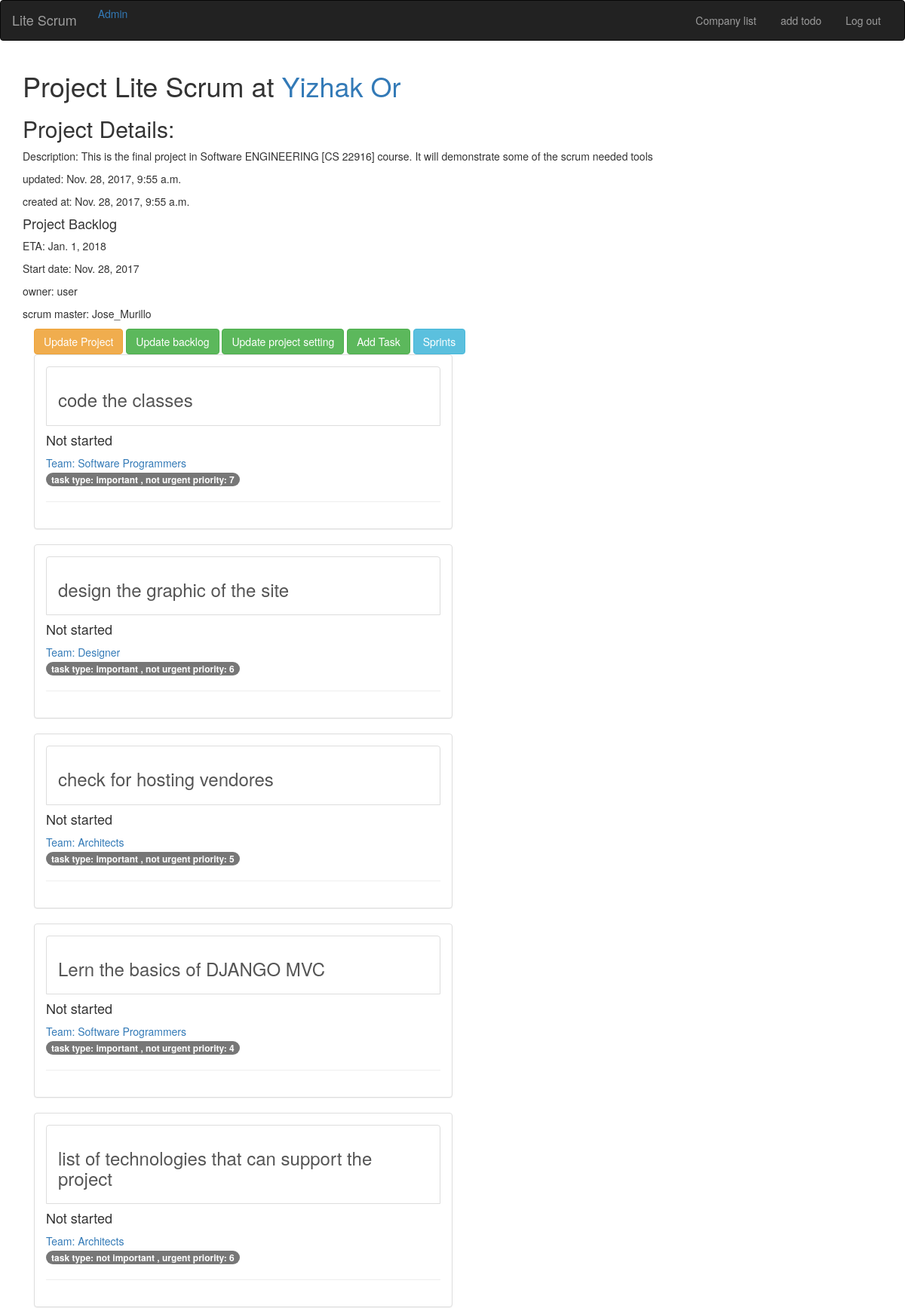
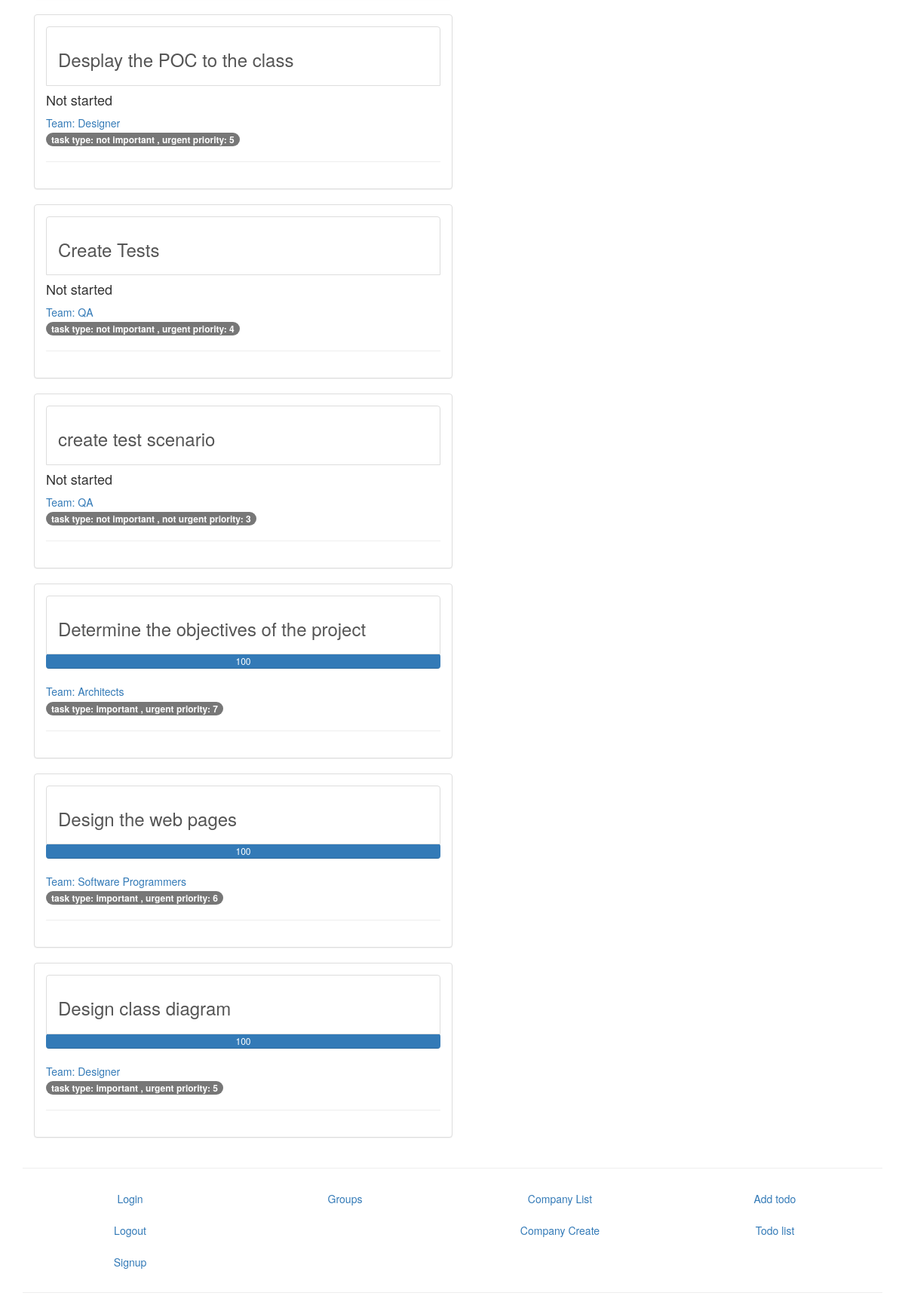
Screenshot of /project/4/ (signed in) with the database file from the repository (2 pictures, top to bottom).
### project/models.py (models this page shows, shortened)
class Project(models.Model):
    company = models.ForeignKey(Company, related_name='projects')
    name = models.CharField(max_length=250)
    description = models.TextField(default='', blank=True)
    update = models.DateTimeField(auto_now=False, auto_now_add=True)
    timestamp = models.DateTimeField(auto_now=True, auto_now_add=False)
    class Meta:
        unique_together = ('name', 'company')

class ProjectBacklog(models.Model):
    project = models.OneToOneField(Project, related_name="projectBacklog")
    ETA = models.DateField()
    project_owner = models.ForeignKey(User, related_name="projectBacklogOwner")
    scrum_master = models.ForeignKey(User, related_name="projectBacklogSM")
    start_date = models.DateField(verbose_name='start date', default=timezone.now)

### company/models.py (models this page shows, shortened)
class Company(models.Model):
    name = models.CharField(max_length=40, unique=True)
    def __str__(self):
        return self.name
    class Meta:
        ordering = ['name']
        unique_together = ('name',)

### task/models.py (models this page shows, shortened)
class Task(models.Model):
    projectBacklog = models.ForeignKey(ProjectBacklog, related_name="tasksInBacklogs")
    name = models.CharField(max_length=200)
    description = models.TextField(blank=True, default='',verbose_name="User Story")
    priority = models.IntegerField(validators=[MaxValueValidator(10), MinValueValidator(0)],default=5)
    task_type = models.ForeignKey(CoveyMatrix, default=2, related_name="taskcovmat" )
    is_sub_task = models.BooleanField(default=False)
    parent_task = models.ForeignKey('Task', blank=True, null=True,related_name="parent")
    link_task = models.ForeignKey('Task', blank=True, null=True, related_name="link")
    team = models.ForeignKey(Group, blank=True, null=True, related_name="group", verbose_name="Team")
    presentage_complete = models.IntegerField(
        validators=[MaxValueValidator(10), MinValueValidator(0)], verbose_name="%completed", default=0)
    task_completed = models.BooleanField(default=False)
    estimated_time =models.IntegerField(validators=[MinValueValidator(0)])
    acutal_time = models.IntegerField(blank=True,null=True ,validators=[MinValueValidator(0)])
    class Meta:
        ordering = ('task_completed', 'task_type','-priority')

### groups/models.py (models this page shows, shortened)
class Group(models.Model):
    name = models.CharField(max_length=255, unique=True)
    slug = models.SlugField(allow_unicode=True, unique=True)
    description = models.TextField(blank=True, default='')
    description_html = models.TextField(editable=False, default='', blank=True)
    members = models.ManyToManyField(User,through="GroupMember")
    company = models.ForeignKey(Company, related_name="groupcompany")
    class Meta:
        unique_together= ('name', 'company')
        ordering = ('name')
    def __str__(self):
        return self.name
    class Meta:
        ordering = ["name"]

### covey/models.py (models this page shows)
class CoveyMatrix(models.Model):
    name = models.CharField(max_length=30)
    def __str__(self):
        return "{}".format(self.name)
    class Meta:
        unique_together = ('name',)

### project/views.py (the view)
# urls.py: url(r'^(?P<pk>\d+)/$',views.ProjectDetailView.as_view(),name='detail'),
class ProjectDetailView(DetailView):
    context_object_name = 'project_details'
    model = models.Project
    template_name = 'project/project_detail.html'

### project/templates/project/project_detail.html
{% extends "project/project_base.html" %}
{% block cont %}
    <h1>Project {{ project_details.name }} at
        <a href="{% url 'company:detail' pk=project_details.company.pk %}"> {{ project_details.company }}</a></h1>
    <h2>Project Details:</h2>
    <p>Description: {{ project_details.description }}</p>
    <p>updated: {{ project_details.timestamp }}</p>
    <p>created at: {{ project_details.update }}
    <h4>Project Backlog</h4>
    {% if project_details.projectBacklog.ETA %}
        <p>ETA: {{ project_details.projectBacklog.ETA }}</p>
        <p>Start date: {{ project_details.projectBacklog.start_date }}</p>
        <p>owner: {{ project_details.projectBacklog.project_owner }}</p>
        <p>scrum master: {{ project_details.projectBacklog.scrum_master }}</p>
    {% endif %}
    <div class="container">
        <a class='btn btn-warning' href="{% url 'project:update' pk=project_details.pk %}">Update Project</a>
        {% if project_details.projectBacklog %}
            <a class='btn btn-success' href="{% url 'project:blupdate' pk=project_details.projectBacklog.pk %}">Update
                backlog</a>
            {% if  project_details.projectBacklog.projectBacklogSetting%}
            <a class='btn btn-success' href="{% url 'project:updatesetting' pk=project_details.projectBacklog.projectBacklogSetting.pk %}">Update project setting</a>
            <a class='btn btn-success' href="{% url 'task:create' pk=project_details.projectBacklog.pk %}">Add Task</a>
            <a class="btn btn-info" href="{% url 'sprint:prjlist' pk=project_details.projectBacklog.pk%}">Sprints</a>
            {% else %}
            <a class='btn btn-success' href="{% url 'project:createsetting' pk=project_details.projectBacklog.pk %}">Project setting</a>
            {% endif %}
        {% else %}
            <a class='btn btn-success' href="{% url 'project:blcreate' pk=project_details.pk %}">Assign backlog</a>
        {% endif %}
    </div>
{% endblock %}
{% block post %}
    {% if project_details.projectBacklog %}
        {% if project_details.projectBacklog.tasksInBacklogs.all %}
            {% for task in  project_details.projectBacklog.tasksInBacklogs.all %}
                {% include 'task/_task.html' %}
            {% endfor %}
        {% endif %}
    {% endif %}
{% endblock %}

### task/templates/task/_task.html
{% include 'section_start.html' %}
<a class="list-group-item" href="{% url 'task:detail'  pk=task.pk %}">
    <h3>{{task.name}}</h3> </a>
{% if task.presentage_complete > 0 %}
    <div class="progress">
  <div class="progress-bar" role="progressbar" aria-valuenow="60" aria-valuemin="0" aria-valuemax="100"
       style="width: {{ task.presentage_complete}}%;">
    {{ task.presentage_complete }}
  </div>
</div>
    {% else %}
        <h4>Not started</h4>
    {% endif %}
<a href="{% url 'groups:single' slug=task.team.slug %}">Team: {{ task.team }}</a><br/>
<span class="badge">task type: {{ task.task_type }} priority: {{ task.priority }} </span>
<hr>
{% include 'section_end.html' %}

### templates/section_start.html
    <div class="container-fluid">
        <div class="row">
            <div class="col-sm-12 col-md-6">
                <div class="panel panel-default">
                    <div class="panel-body">

### rows the page displays
Project: name "Lite Scrum", company "Yizhak Or", description "This is the final project in Software ENGINEERING [CS 22916] course. It will demonstrate some of the scrum needed tools", timestamp "Nov. 28, 2017, 9:55 a.m.", update "Nov. 28, 2017, 9:55 a.m.", projectBacklog.ETA "Jan. 1, 2018", projectBacklog.start_date "Nov. 28, 2017", projectBacklog.project_owner "user", projectBacklog.scrum_master "Jose_Murillo"
Task: name "code the classes", presentage_complete "Not started", team "Software Programmers", task_type "important , not urgent", priority "7"
Task: name "design the graphic of the site", presentage_complete "Not started", team "Designer", task_type "important , not urgent", priority "6"
Task: name "check for hosting vendores", presentage_complete "Not started", team "Architects", task_type "important , not urgent", priority "5"
Task: name "Lern the basics of DJANGO MVC", presentage_complete "Not started", team "Software Programmers", task_type "important , not urgent", priority "4"
Task: name "list of technologies that can support the project", presentage_complete "Not started", team "Architects", task_type "not important , urgent", priority "6"
Task: name "Desplay the POC to the class", presentage_complete "Not started", team "Designer", task_type "not important , urgent", priority "5"
Task: name "Create Tests", presentage_complete "Not started", team "QA", task_type "not important , urgent", priority "4"
Task: name "create test scenario", presentage_complete "Not started", team "QA", task_type "not important , not urgent", priority "3"
Task: name "Determine the objectives of the project", presentage_complete "100", team "Architects", task_type "important , urgent", priority "7"
Task: name "Design the web pages", presentage_complete "100", team "Software Programmers", task_type "important , urgent", priority "6"
Task: name "Design class diagram", presentage_complete "100", team "Designer", task_type "important , urgent", priority "5"
